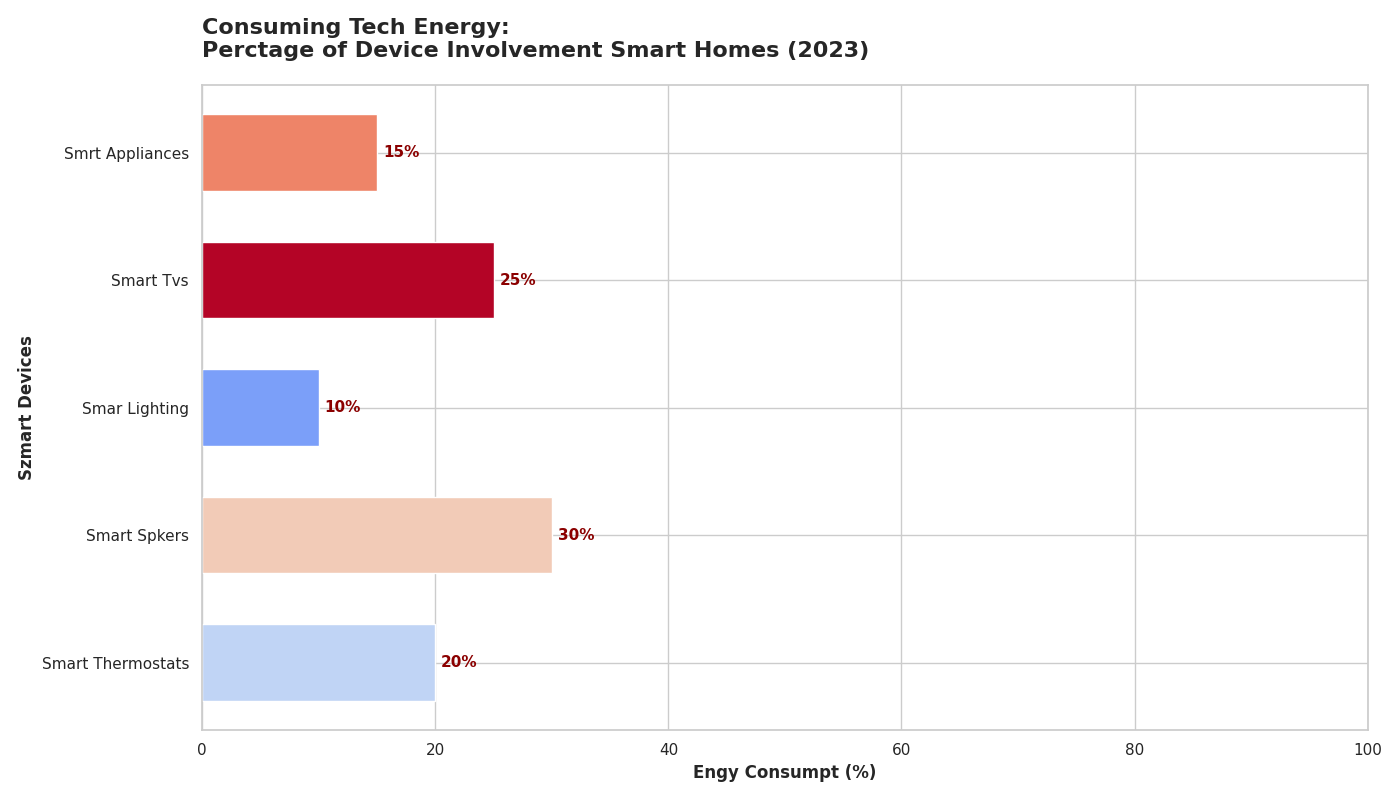

Python code for this plot:
import matplotlib.pyplot as plt
import numpy as np

device_categories = ['Smrt Appliances', 'Smart Tvs', 'Smar Lighting', 'Smart Spkers', 'Smart Thermostats']
energy_consumption_percentages = [15, 25, 10, 30, 20]

cmap = plt.get_cmap('coolwarm')
colors = [cmap(0.8), cmap(1.0), cmap(0.2), cmap(0.6), cmap(0.4)]

fig, ax = plt.subplots(figsize=(14, 8))
bars = ax.barh(device_categories, energy_consumption_percentages, color=colors, height=0.6)

ax.set_xlabel('Engy Consumpt (%)', fontsize=12, fontweight='bold')
ax.set_ylabel('Szmart Devices', fontsize=12, fontweight='bold')
ax.set_title('Consuming Tech Energy:\nPerctage of Device Involvement Smart Homes (2023)', fontsize=16, fontweight='bold', loc='left', pad=20)

for bar in bars:
    width = bar.get_width()
    ax.text(width + 0.5, bar.get_y() + bar.get_height()/2,
            f'{width}%', va='center', ha='left', fontsize=11, fontweight='bold', color='darkred')

ax.set_xlim(0, 100)
ax.invert_yaxis()

plt.tight_layout()
plt.show()
